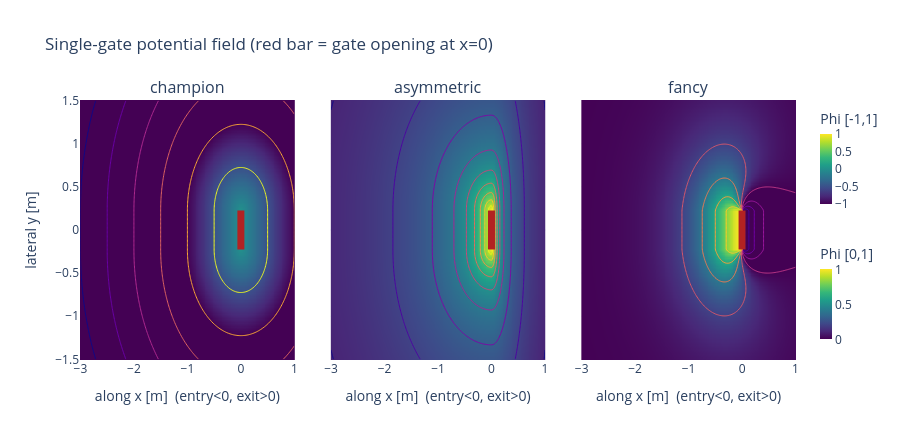

Notebook cell for this chart:
### Markdown cell above
### 7a. Single-gate field (gate-local frame)

A slice through one gate at lateral height 0. The gate sits at `x = 0` with its normal along `+x`
(the drone flies left -> right through it). Entry side is `x < 0`, exit side `x > 0`. Watch where the
bright ridge (the `Phi` maximum) sits: **entry side for CURRENT, on the plane for PROPOSED.**

### Code cell
GATE_POS0 = np.zeros(3, dtype=np.float32)
GATE_QUAT0 = np.array([0.0, 0.0, 0.0, 1.0], dtype=np.float32)  # identity -> normal +x

ax = np.linspace(-3.0, 1.0, 240)  # along the gate normal; gate plane at 0
lat = np.linspace(-1.5, 1.5, 200)  # gate-local lateral y
AX, LAT = np.meshgrid(ax, lat)
pts = np.stack([AX.ravel(), LAT.ravel(), np.zeros(AX.size)], axis=1).astype(np.float32)

Zs = [f(pts, GATE_POS0, GATE_QUAT0).reshape(AX.shape) for _, f in FIELDS]
# Per-field colour ranges: CURRENT has a negative well -> [-1, 1]; PROPOSED/DISJOINT are (0, 1] ->
# [0, 1] so their corridor/funnel isn't washed out into the mid-scale. Two stacked colorbars keep
# it honest (same colour can mean different Phi across panels).
ZRANGE = [(-1.0, 1.0), (0.0, 1.0), (0.0, 1.0)]
CBARS = [
    dict(title="Phi [-1,1]", x=1.02, y=0.78, len=0.44, thickness=12),
    None,
    dict(title="Phi [0,1]", x=1.02, y=0.26, len=0.44, thickness=12),
]

fig = make_subplots(
    rows=1,
    cols=3,
    shared_yaxes=True,
    horizontal_spacing=0.05,
    subplot_titles=[t for t, _ in FIELDS],
)
for col, (Z, (zmn, zmx), cbar) in enumerate(zip(Zs, ZRANGE, CBARS), start=1):
    fig.add_trace(
        go.Heatmap(
            x=ax,
            y=lat,
            z=Z,
            zmin=zmn,
            zmax=zmx,
            colorscale="Viridis",
            showscale=cbar is not None,
            colorbar=cbar,
        ),
        row=1,
        col=col,
    )
    fig.add_trace(
        go.Contour(
            x=ax,
            y=lat,
            z=Z,
            showscale=False,
            contours_coloring="lines",
            line=dict(color="white", width=1),
            ncontours=16,
            hoverinfo="skip",
        ),
        row=1,
        col=col,
    )
    fig.add_trace(
        go.Scatter(
            x=[0, 0],
            y=[-HALF, HALF],
            mode="lines",
            line=dict(color="firebrick", width=7),
            showlegend=False,
        ),
        row=1,
        col=col,
    )
    fig.update_xaxes(title_text="along x [m]  (entry<0, exit>0)", row=1, col=col)
fig.update_yaxes(title_text="lateral y [m]", row=1, col=1)
fig.update_layout(
    height=440,
    template="plotly_white",
    title="Single-gate potential field (red bar = gate opening at x=0)",
)
fig.show()

### Figure 1 — Plotly figure (JSON) as saved in the notebook; plotly's stock layout.template omitted (floating-point values rounded to 4 significant figures; data arrays with more than 128 entries replaced by an {"elided": "..."} marker saying what was removed)
{"data": [{"colorbar": {"len": 0.44, "thickness": 12, "title": {"text": "Phi [-1,1]"}, "x": 1.02, "y": 0.78}, "colorscale": [[0, "#440154"], [0.1111, "#482878"], [0.2222, "#3e4989"], [0.3333, "#31688e"], [0.4444, "#26828e"], [0.5556, "#1f9e89"], [0.6667, "#35b779"], [0.7778, "#6ece58"], [0.8889, "#b5de2b"], [1, "#fde725"]], "showscale": true, "type": "heatmap", "x": {"elided": "240 float values"}, "xaxis": "x", "y": {"elided": "200 float values"}, "yaxis": "y", "z": {"elided": "200x240 float values"}, "zmax": 1, "zmin": -1}, {"contours": {"coloring": "lines"}, "hoverinfo": "skip", "line": {"color": "white", "width": 1}, "ncontours": 16, "showscale": false, "type": "contour", "x": {"elided": "240 float values"}, "xaxis": "x", "y": {"elided": "200 float values"}, "yaxis": "y", "z": {"elided": "200x240 float values"}}, {"line": {"color": "firebrick", "width": 7}, "mode": "lines", "showlegend": false, "type": "scatter", "x": [0, 0], "xaxis": "x", "y": [-0.225, 0.225], "yaxis": "y"}, {"colorscale": [[0, "#440154"], [0.1111, "#482878"], [0.2222, "#3e4989"], [0.3333, "#31688e"], [0.4444, "#26828e"], [0.5556, "#1f9e89"], [0.6667, "#35b779"], [0.7778, "#6ece58"], [0.8889, "#b5de2b"], [1, "#fde725"]], "showscale": false, "type": "heatmap", "x": {"elided": "240 float values"}, "xaxis": "x2", "y": {"elided": "200 float values"}, "yaxis": "y2", "z": {"elided": "200x240 float values"}, "zmax": 1, "zmin": 0}, {"contours": {"coloring": "lines"}, "hoverinfo": "skip", "line": {"color": "white", "width": 1}, "ncontours": 16, "showscale": false, "type": "contour", "x": {"elided": "240 float values"}, "xaxis": "x2", "y": {"elided": "200 float values"}, "yaxis": "y2", "z": {"elided": "200x240 float values"}}, {"line": {"color": "firebrick", "width": 7}, "mode": "lines", "showlegend": false, "type": "scatter", "x": [0, 0], "xaxis": "x2", "y": [-0.225, 0.225], "yaxis": "y2"}, {"colorbar": {"len": 0.44, "thickness": 12, "title": {"text": "Phi [0,1]"}, "x": 1.02, "y": 0.26}, "colorscale": [[0, "#440154"], [0.1111, "#482878"], [0.2222, "#3e4989"], [0.3333, "#31688e"], [0.4444, "#26828e"], [0.5556, "#1f9e89"], [0.6667, "#35b779"], [0.7778, "#6ece58"], [0.8889, "#b5de2b"], [1, "#fde725"]], "showscale": true, "type": "heatmap", "x": {"elided": "240 float values"}, "xaxis": "x3", "y": {"elided": "200 float values"}, "yaxis": "y3", "z": {"elided": "200x240 float values"}, "zmax": 1, "zmin": 0}, {"contours": {"coloring": "lines"}, "hoverinfo": "skip", "line": {"color": "white", "width": 1}, "ncontours": 16, "showscale": false, "type": "contour", "x": {"elided": "240 float values"}, "xaxis": "x3", "y": {"elided": "200 float values"}, "yaxis": "y3", "z": {"elided": "200x240 float values"}}, {"line": {"color": "firebrick", "width": 7}, "mode": "lines", "showlegend": false, "type": "scatter", "x": [0, 0], "xaxis": "x3", "y": [-0.225, 0.225], "yaxis": "y3"}], "layout": {"annotations": [{"font": {"size": 16}, "showarrow": false, "text": "champion", "x": 0.15, "xanchor": "center", "xref": "paper", "y": 1, "yanchor": "bottom", "yref": "paper"}, {"font": {"size": 16}, "showarrow": false, "text": "asymmetric", "x": 0.5, "xanchor": "center", "xref": "paper", "y": 1, "yanchor": "bottom", "yref": "paper"}, {"font": {"size": 16}, "showarrow": false, "text": "fancy", "x": 0.85, "xanchor": "center", "xref": "paper", "y": 1, "yanchor": "bottom", "yref": "paper"}], "height": 440, "title": {"text": "Single-gate potential field (red bar = gate opening at x=0)"}, "xaxis": {"anchor": "y", "domain": [0, 0.3], "title": {"text": "along x [m]  (entry<0, exit>0)"}}, "xaxis2": {"anchor": "y2", "domain": [0.35, 0.65], "title": {"text": "along x [m]  (entry<0, exit>0)"}}, "xaxis3": {"anchor": "y3", "domain": [0.7, 1], "title": {"text": "along x [m]  (entry<0, exit>0)"}}, "yaxis": {"anchor": "x", "domain": [0, 1], "title": {"text": "lateral y [m]"}}, "yaxis2": {"anchor": "x2", "domain": [0, 1], "matches": "y", "showticklabels": false}, "yaxis3": {"anchor": "x3", "domain": [0, 1], "matches": "y", "showticklabels": false}}}
